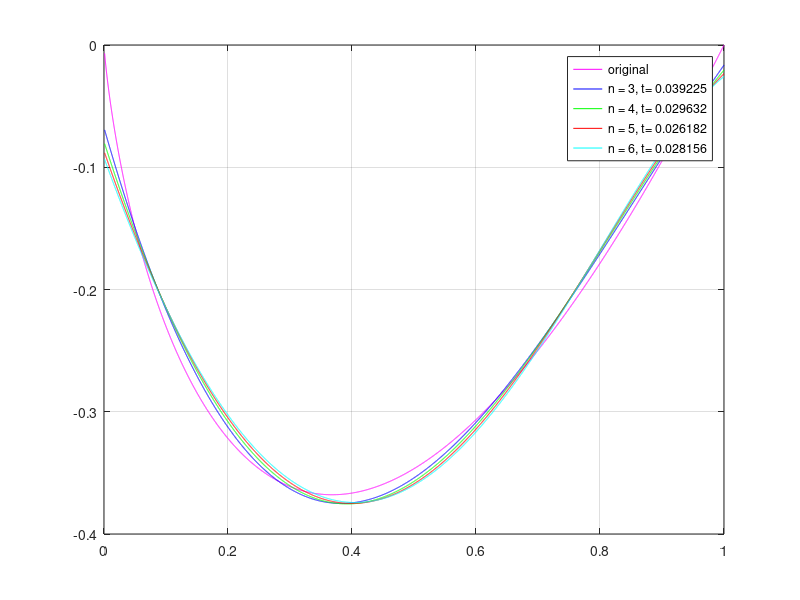

The MATLAB source for this figure:
% ------------------------------------------------
%   remote sensing homework
%   Written by Tingwu Wang
%   
%   6.6.2015
%
% ------------------------------------------------


% the original one
xdata = linspace(0.001, 1, 10000);
ydata = xdata .* log(xdata);
plot(xdata, ydata, 'm')
hold on;

tstart = tic;
% using the n parameter as 3
F = @(g,xdata) g(1) + g(2) * xdata + g(3) * xdata.^2 + g(4) * xdata.^3;
g = lsqcurvefit(F, [0 0 0 0], xdata, ydata);
plot(xdata, F(g, xdata), 'b')
telapsed3 = toc(tstart);

tstart = tic;
% using the n parameter as 4
F = @(g,xdata) g(1) + g(2) * xdata + g(3) * xdata.^2 + g(4) * xdata.^4;
g = lsqcurvefit(F, [0 0 0 0], xdata, ydata);
plot(xdata, F(g, xdata), 'g')
telapsed4 = toc(tstart);

tstart = tic;
% using the n parameter as 5
F = @(g,xdata) g(1) + g(2) * xdata + g(3) * xdata.^2 + g(4) * xdata.^5;
g = lsqcurvefit(F, [0 0 0 0], xdata, ydata);
plot(xdata, F(g, xdata), 'r')
telapsed5 = toc(tstart);

tstart = tic;
% using the n parameter as 6
F = @(g,xdata) g(1) + g(2) * xdata + g(3) * xdata.^2 + g(4) * xdata.^6;
g = lsqcurvefit(F, [0 0 0 0], xdata, ydata);
plot(xdata, F(g, xdata), 'c')
telapsed6 = toc(tstart);

grid on
box on
legend('original', ['n = 3, t= ' num2str(telapsed3)], ...
    ['n = 4, t= ' num2str(telapsed4)], ['n = 5, t= ' num2str(telapsed5)], ...
    ['n = 6, t= ' num2str(telapsed6)]);